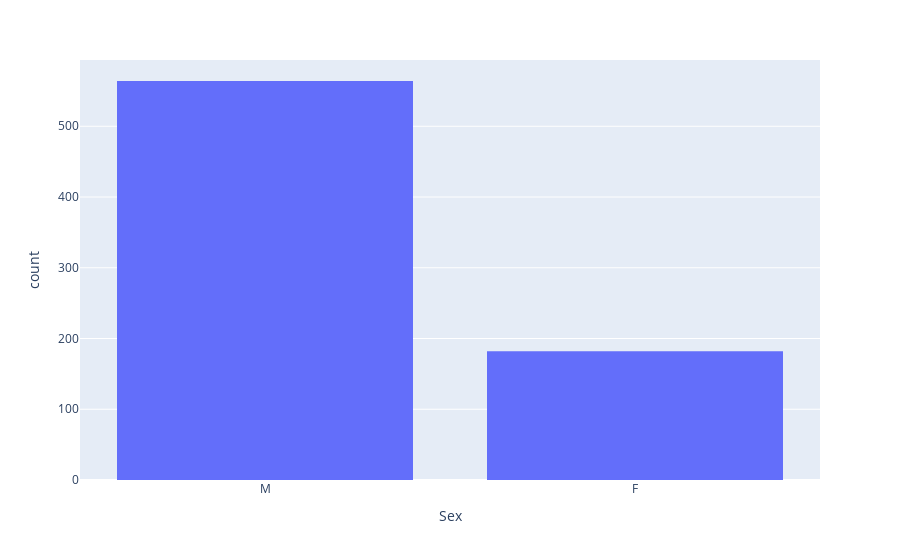

Notebook cell for this chart:
### Code cell
sex = px.histogram(df, x='Sex')
sex.show()

### Figure 1 — Plotly figure (JSON) as saved in the notebook; plotly's stock layout.template omitted (floating-point values rounded to 4 significant figures; data arrays with more than 128 entries replaced by an {"elided": "..."} marker saying what was removed)
{"data": [{"alignmentgroup": "True", "bingroup": "x", "hovertemplate": "Sex=%{x}<br>count=%{y}<extra></extra>", "legendgroup": "", "marker": {"color": "#636efa", "pattern": {"shape": ""}}, "name": "", "offsetgroup": "", "orientation": "v", "showlegend": false, "type": "histogram", "x": {"elided": "746 str values"}, "xaxis": "x", "yaxis": "y"}], "layout": {"barmode": "relative", "legend": {"tracegroupgap": 0}, "margin": {"t": 60}, "xaxis": {"anchor": "y", "domain": [0, 1], "title": {"text": "Sex"}}, "yaxis": {"anchor": "x", "domain": [0, 1], "title": {"text": "count"}}}}
